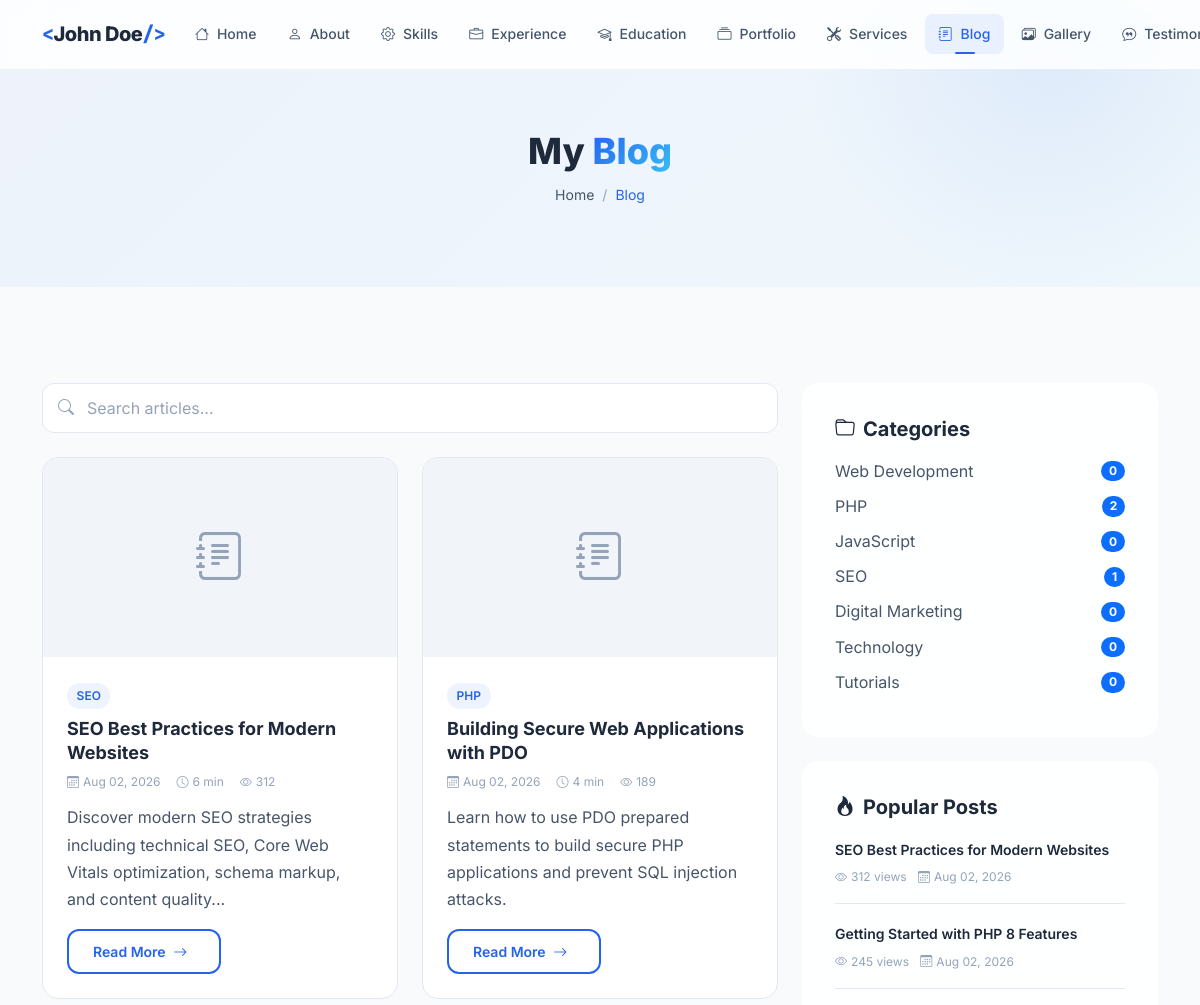
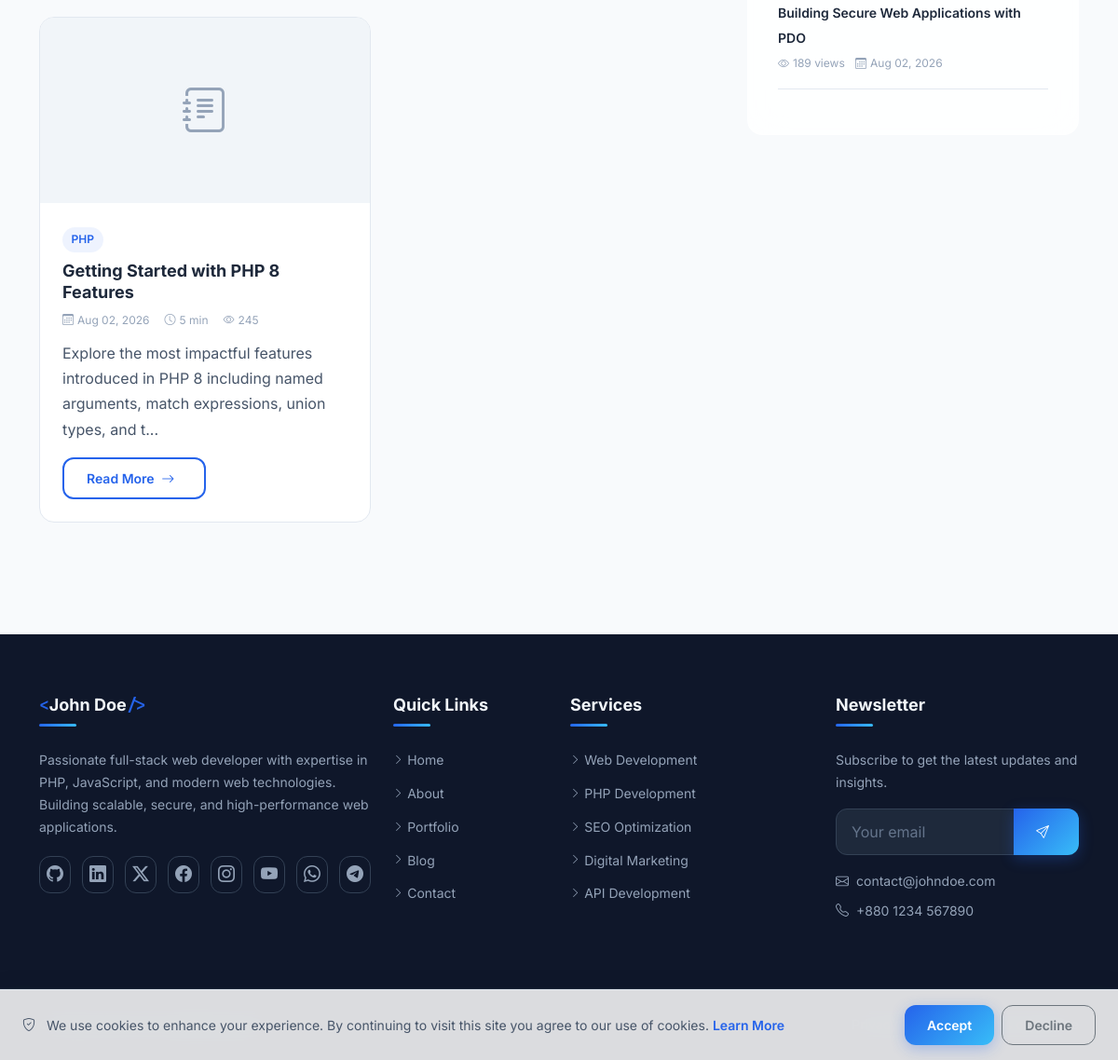
Page /blog on the committed database (2 pictures, top to bottom).
### tables this page shows
CREATE TABLE IF NOT EXISTS `profile` (
    `id` INT UNSIGNED AUTO_INCREMENT PRIMARY KEY,
    `user_id` INT UNSIGNED NOT NULL,
    `full_name` VARCHAR(150) NOT NULL,
    `profession` VARCHAR(255) DEFAULT NULL,
    `photo` VARCHAR(255) DEFAULT NULL,
    `bio_short` TEXT DEFAULT NULL,
    `bio_full` LONGTEXT DEFAULT NULL,
    `birthday` DATE DEFAULT NULL,
    `nationality` VARCHAR(100) DEFAULT NULL,
    `location` VARCHAR(255) DEFAULT NULL,
    `languages` VARCHAR(500) DEFAULT NULL,
    `email` VARCHAR(255) DEFAULT NULL,
    `phone` VARCHAR(50) DEFAULT NULL,
    `website` VARCHAR(255) DEFAULT NULL,
    `mission` TEXT DEFAULT NULL,
    `vision` TEXT DEFAULT NULL,
    `goals` TEXT DEFAULT NULL,
    `typing_texts` TEXT DEFAULT NULL COMMENT 'JSON array of typing animation texts',
    `stats_experience_years` INT UNSIGNED DEFAULT 0,
    `stats_projects` INT UNSIGNED DEFAULT 0,
    `stats_clients` INT UNSIGNED DEFAULT 0,
    `stats_awards` INT UNSIGNED DEFAULT 0,
    `created_at` DATETIME DEFAULT CURRENT_TIMESTAMP,
    `updated_at` DATETIME DEFAULT CURRENT_TIMESTAMP ON UPDATE CURRENT_TIMESTAMP,
    FOREIGN KEY (`user_id`) REFERENCES `users`(`id`) ON DELETE CASCADE,
    INDEX `idx_user` (`user_id`)
);

CREATE TABLE IF NOT EXISTS `blog` (
    `id` INT UNSIGNED AUTO_INCREMENT PRIMARY KEY,
    `title` VARCHAR(255) NOT NULL,
    `slug` VARCHAR(255) NOT NULL UNIQUE,
    `content` LONGTEXT NOT NULL,
    `excerpt` TEXT DEFAULT NULL,
    `featured_image` VARCHAR(255) DEFAULT NULL,
    `category_id` INT UNSIGNED DEFAULT NULL,
    `tags` VARCHAR(500) DEFAULT NULL COMMENT 'Comma-separated tags',
    `meta_title` VARCHAR(255) DEFAULT NULL,
    `meta_description` VARCHAR(500) DEFAULT NULL,
    `meta_keywords` VARCHAR(500) DEFAULT NULL,
    `views` INT UNSIGNED DEFAULT 0,
    `reading_time` SMALLINT UNSIGNED DEFAULT 0 COMMENT 'Minutes',
    `status` ENUM('draft', 'published', 'archived') DEFAULT 'draft',
    `is_featured` TINYINT(1) DEFAULT 0,
    `published_at` DATETIME DEFAULT NULL,
    `author_id` INT UNSIGNED DEFAULT NULL,
    `created_at` DATETIME DEFAULT CURRENT_TIMESTAMP,
    `updated_at` DATETIME DEFAULT CURRENT_TIMESTAMP ON UPDATE CURRENT_TIMESTAMP,
    FOREIGN KEY (`category_id`) REFERENCES `blog_categories`(`id`) ON DELETE SET NULL,
    FOREIGN KEY (`author_id`) REFERENCES `users`(`id`) ON DELETE SET NULL,
    INDEX `idx_slug` (`slug`),
    INDEX `idx_status` (`status`),
    INDEX `idx_published` (`published_at`),
    INDEX `idx_featured` (`is_featured`),
    INDEX `idx_category` (`category_id`),
    FULLTEXT `ft_search` (`title`, `content`, `tags`)
);

CREATE TABLE IF NOT EXISTS `blog_categories` (
    `id` INT UNSIGNED AUTO_INCREMENT PRIMARY KEY,
    `name` VARCHAR(100) NOT NULL,
    `slug` VARCHAR(100) NOT NULL UNIQUE,
    `description` VARCHAR(500) DEFAULT NULL,
    `sort_order` INT UNSIGNED DEFAULT 0,
    `created_at` DATETIME DEFAULT CURRENT_TIMESTAMP,
    INDEX `idx_slug` (`slug`)
);

CREATE TABLE IF NOT EXISTS `social_links` (
    `id` INT UNSIGNED AUTO_INCREMENT PRIMARY KEY,
    `platform` VARCHAR(50) NOT NULL,
    `url` VARCHAR(255) NOT NULL,
    `icon` VARCHAR(100) NOT NULL,
    `color` VARCHAR(20) DEFAULT NULL,
    `sort_order` INT UNSIGNED DEFAULT 0,
    `is_active` TINYINT(1) DEFAULT 1,
    `created_at` DATETIME DEFAULT CURRENT_TIMESTAMP,
    INDEX `idx_sort` (`sort_order`)
);

### pages/blog.php (the view, shortened to what the rows shown need)
<?php
$currentPage = max(1, (int)($_GET['p'] ?? 1));
$where = "b.status = 'published'";
$params = [];
$posts = [];
$categories = [];
$popularPosts = [];
try {
    $totalPosts = (int)$db->fetchColumn(
        "SELECT COUNT(*) FROM blog b LEFT JOIN blog_categories bc ON b.category_id = bc.id WHERE {$where}", $params
    );
    $pagination = paginate($totalPosts, BLOG_PER_PAGE, $currentPage);
    $posts = $db->fetchAll(
        "SELECT b.*, bc.name as category_name, bc.slug as category_slug
         FROM blog b
         LEFT JOIN blog_categories bc ON b.category_id = bc.id
         WHERE {$where}
         ORDER BY b.published_at DESC
         LIMIT {$pagination['per_page']} OFFSET {$pagination['offset']}",
        $params
    );
    $categories = $db->fetchAll("SELECT bc.*, COUNT(b.id) as post_count FROM blog_categories bc LEFT JOIN blog b ON bc.id = b.category_id AND b.status = 'published' GROUP BY bc.id ORDER BY bc.sort_order ASC");
    $popularPosts = $db->fetchAll("SELECT id, title, slug, views, published_at FROM blog WHERE status = 'published' ORDER BY views DESC LIMIT 5");
} catch (Exception $e) {
    $pagination = paginate(0, BLOG_PER_PAGE);
}
?>
<section class="page-header">
    <div class="container">
        <h1 class="page-title" data-aos="fade-up">My <span class="gradient-text">Blog</span></h1>
    </div>
</section>
<section class="section">
    <div class="container">
        <div class="row g-4">
            <div class="col-lg-8">
                <?php if (!empty($posts)): ?>
                <div class="row g-4">
                    <?php foreach ($posts as $index => $post): ?>
                    <div class="col-md-6" data-aos="fade-up" data-aos-delay="<?php echo ($index % 2) * 100; ?>">
                        <div class="blog-card">
                            <div class="card-image">
                                <?php if (!empty($post['featured_image'])): ?>
                                    <img src="<?php echo e(uploadUrl($post['featured_image'])); ?>" alt="<?php echo e($post['title']); ?>" loading="lazy">
                                <?php else: ?>
                                    <div class="d-flex align-items-center justify-content-center" style="aspect-ratio: 16/9; background: var(--bg-tertiary);">
                                        <i class="bi bi-journal-text" style="font-size: 3rem; color: var(--text-muted);"></i>
                                    </div>
                                <?php endif; ?>
                            </div>
                            <div class="card-body">
                                <?php if (!empty($post['category_name'])): ?>
                                    <a href="<?php echo url('blog/category/' . $post['category_slug']); ?>" class="category-badge"><?php echo e($post['category_name']); ?></a>
                                <?php endif; ?>
                                <h5 class="card-title">
                                    <a href="<?php echo url('blog/' . $post['slug']); ?>"><?php echo e($post['title']); ?></a>
                                </h5>
                                <div class="card-meta">
                                    <span><i class="bi bi-calendar3"></i> <?php echo formatDate($post['published_at']); ?></span>
                                    <span><i class="bi bi-clock"></i> <?php echo (int)$post['reading_time']; ?> min</span>
                                    <span><i class="bi bi-eye"></i> <?php echo formatNumber((int)$post['views']); ?></span>
                                </div>
                                <p class="card-text"><?php echo e(truncate($post['excerpt'] ?? strip_tags($post['content']), 120)); ?></p>
                                <a href="<?php echo url('blog/' . $post['slug']); ?>" class="btn btn-sm btn-outline-primary">Read More <i class="bi bi-arrow-right ms-1"></i></a>
                            </div>
                        </div>
                    </div>
                    <?php endforeach; ?>
                </div>
                <?php endif; ?>
            </div>
            <div class="col-lg-4">
                <?php if (!empty($categories)): ?>
                <div class="glass-card mb-4" data-aos="fade-left">
                    <ul class="list-unstyled mb-0">
                        <?php foreach ($categories as $cat): ?>
                        <li class="mb-2">
                            <a href="<?php echo url('blog/category/' . $cat['slug']); ?>" class="d-flex justify-content-between align-items-center" style="color: var(--text-secondary);">
                                <?php echo e($cat['name']); ?>
                                <span class="badge bg-primary rounded-pill"><?php echo (int)$cat['post_count']; ?></span>
                            </a>
                        </li>
                        <?php endforeach; ?>
                    </ul>
                </div>
                <?php endif; ?>
                <?php if (!empty($popularPosts)): ?>
                <div class="glass-card" data-aos="fade-left" data-aos-delay="100">
                    <ul class="list-unstyled mb-0">
                        <?php foreach ($popularPosts as $pp): ?>
                        <li class="mb-3 pb-3" style="border-bottom: 1px solid var(--border-color);">
                            <a href="<?php echo url('blog/' . $pp['slug']); ?>" style="color: var(--text-primary); font-weight: 600; font-size: var(--font-size-sm);">
                                <?php echo e($pp['title']); ?>
                            </a>
                            <div style="font-size: var(--font-size-xs); color: var(--text-muted); margin-top: 0.25rem;">
                                <i class="bi bi-eye me-1"></i><?php echo formatNumber((int)$pp['views']); ?> views
                                <span class="ms-2"><i class="bi bi-calendar3 me-1"></i><?php echo formatDate($pp['published_at']); ?></span>
                            </div>
                        </li>
                        <?php endforeach; ?>
                    </ul>
                </div>
                <?php endif; ?>
            </div>
        </div>
    </div>
</section>

### templates/header.php (shortened to what the rows shown need)
<?php
$profile = [];
try {
    $profile = $db->fetch("SELECT * FROM profile LIMIT 1") ?? [];
} catch (Exception $e) {
    $profile = [];
}
?>
<!DOCTYPE html>
<html lang="en" data-theme="light">
<head>
    <link rel="stylesheet" href="https://cdn.jsdelivr.net/npm/bootstrap@5.3.3/dist/css/bootstrap.min.css">
    <link rel="stylesheet" href="https://cdn.jsdelivr.net/npm/bootstrap-icons@1.11.3/font/bootstrap-icons.min.css">
    <link rel="stylesheet" href="https://unpkg.com/aos@2.3.1/dist/aos.css">
    <link rel="stylesheet" href="<?php echo asset('css/style.css'); ?>">
</head>
<body>
    <nav class="navbar navbar-expand-lg fixed-top glass-nav" id="mainNav">
        <div class="container">
            <a class="navbar-brand brand-logo" href="<?php echo url('home'); ?>">
                <?php if (!empty(getSetting('site_logo'))): ?>
                    <img src="<?php echo e(uploadUrl(getSetting('site_logo'))); ?>" alt="<?php echo e(SITE_NAME); ?>" height="40">
                <?php else: ?>
                    <span class="brand-text">
                        <span class="brand-accent">&lt;</span><?php echo e($profile['full_name'] ?? 'JD'); ?><span class="brand-accent">/&gt;</span>
                    </span>
                <?php endif; ?>
            </a>
        </div>
    </nav>
    <main id="main-content">

### templates/footer.php (shortened to what the rows shown need)
    </main>
    <footer class="site-footer">
        <div class="footer-top">
            <div class="container">
                <div class="row g-4">
                    <div class="col-lg-4 col-md-6">
                        <div class="footer-widget">
                            <h5 class="footer-title">
                                <span class="brand-accent">&lt;</span><?php echo e($profile['full_name'] ?? SITE_NAME); ?><span class="brand-accent">/&gt;</span>
                            </h5>
                            <p class="footer-desc">
                                <?php echo e(truncate($profile['bio_short'] ?? SITE_DESCRIPTION, 200)); ?>
                            </p>
                            <div class="footer-social">
                                <?php foreach ($socialLinks as $social): ?>
                                <a href="<?php echo e($social['url']); ?>" target="_blank" rel="noopener noreferrer" class="social-icon" title="<?php echo e($social['platform']); ?>" style="--social-color: <?php echo e($social['color'] ?? '#2563EB'); ?>">
                                    <i class="<?php echo e($social['icon']); ?>"></i>
                                </a>
                                <?php endforeach; ?>
                            </div>
                        </div>
                    </div>
                    <div class="col-lg-3 col-md-6">
                        <div class="footer-widget">
                            <div class="footer-contact-info mt-3">
                                <?php if (!empty(getSetting('contact_email'))): ?>
                                <p><i class="bi bi-envelope me-2"></i><?php echo e(getSetting('contact_email')); ?></p>
                                <?php endif; ?>
                                <?php if (!empty(getSetting('contact_phone'))): ?>
                                <p><i class="bi bi-telephone me-2"></i><?php echo e(getSetting('contact_phone')); ?></p>
                                <?php endif; ?>
                            </div>
                        </div>
                    </div>
                </div>
            </div>
        </div>
        <div class="footer-bottom">
            <div class="container">
                <div class="row align-items-center">
                    <div class="col-md-6 text-center text-md-start">
                        <p class="mb-0"><?php echo e(getSetting('footer_text', '© ' . date('Y') . ' ' . ($profile['full_name'] ?? SITE_NAME) . '. All rights reserved.')); ?></p>
                    </div>
                </div>
            </div>
        </div>
    </footer>
</body>
</html>

### rows in the picture
profile: full_name "John Doe", bio_short "Passionate full-stack web developer with expertise in PHP, JavaScript, and modern web technologies. Building scalable, secure, and high-performance web applications.", email "contact@johndoe.com", phone "+880 1234 567890"
blog: category.name "SEO", title "SEO Best Practices for Modern Websites", published_at "Aug 02, 2026", reading_time "6", views "312", excerpt "Discover modern SEO strategies including technical SEO, Core Web Vitals optimization, schema markup, and content quality..."
blog: category.name "PHP", title "Building Secure Web Applications with PDO", published_at "Aug 02, 2026", reading_time "4", views "189", excerpt "Learn how to use PDO prepared statements to build secure PHP applications and prevent SQL injection attacks."
blog: category.name "PHP", title "Getting Started with PHP 8 Features", published_at "Aug 02, 2026", reading_time "5", views "245", excerpt "Explore the most impactful features introduced in PHP 8 including named arguments, match expressions, union types, and t..."
blog_categories: name "Web Development", post_count "0"
blog_categories: name "PHP", post_count "2"
blog_categories: name "JavaScript", post_count "0"
blog_categories: name "SEO", post_count "1"
blog_categories: name "Digital Marketing", post_count "0"
blog_categories: name "Technology", post_count "0"
blog_categories: name "Tutorials", post_count "0"

### other values in the picture
$item['label'] "Home"
$item['label'] "About"
$item['label'] "Skills"
$item['label'] "Experience"
$item['label'] "Education"
$item['label'] "Portfolio"
$item['label'] "Services"
$item['label'] "Blog"
$item['label'] "Gallery"
